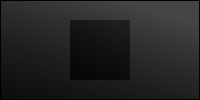
               <widget class="QWidget" name="Browser_Page">
                <property name="styleSheet">
                 <string notr="true"/>
                </property>
                <layout class="QHBoxLayout" name="horizontalLayout_5">
                 <property name="spacing">
                  <number>0</number>
                 </property>
                 <property name="leftMargin">
                  <number>0</number>
                 </property>
                 <property name="topMargin">
                  <number>0</number>
                 </property>
                 <property name="rightMargin">
                  <number>0</number>
                 </property>
                 <property name="bottomMargin">
                  <number>0</number>
                 </property>
                 <item>
                  <widget class="QFrame" name="Browser_Page_Base">
                   <property name="styleSheet">
                    <string notr="true">
image:none;
background-color: qlineargradient(spread:pad, x1:0.61, y1:0, x2:0, y2:1, stop:0 rgba(0, 0, 0, 118), stop:1 rgba(0, 0, 0, 198));</string>
                   </property>
                   <property name="frameShape">
                    <enum>QFrame::StyledPanel</enum>
                   </property>
                   <property name="frameShadow">
                    <enum>QFrame::Raised</enum>
                   </property>
                   <layout class="QHBoxLayout" name="horizontalLayout_6">
                    <property name="spacing">
                     <number>0</number>
                    </property>
                    <property name="leftMargin">
                     <number>0</number>
                    </property>
                    <property name="topMargin">
                     <number>0</number>
                    </property>
                    <property name="rightMargin">
                     <number>0</number>
                    </property>
                    <property name="bottomMargin">
                     <number>0</number>
                    </property>
                    <item>
                     <widget class="QWidget" name="browserWidgets" native="true">
                      <layout class="QHBoxLayout" name="horizontalLayout_7">
                       <item>
                        <widget class="QLabel" name="label">
                         <property name="sizePolicy">
                          <sizepolicy hsizetype="Fixed" vsizetype="Fixed">
                           <horstretch>0</horstretch>
                           <verstretch>0</verstretch>
                          </sizepolicy>
                         </property>
                         <property name="minimumSize">
                          <size>
                           <width>60</width>
                           <height>60</height>
                          </size>
                         </property>
                         <property name="maximumSize">
                          <size>
                           <width>60</width>
                           <height>60</height>
                          </size>
                         </property>
                         <property name="styleSheet">
                          <string notr="true">border-image: url(:/newPrefix/Utility Icons/globe.svg);</string>
                         </property>
                         <property name="text">
                          <string/>
                         </property>
                         <property name="scaledContents">
                          <bool>true</bool>
                         </property>
                         <property name="alignment">
                          <set>Qt::AlignCenter</set>
                         </property>
                        </widget>
                       </item>
                      </layout>
                     </widget>
                    </item>
                   </layout>
                  </widget>
                 </item>
                </layout>
               </widget>
